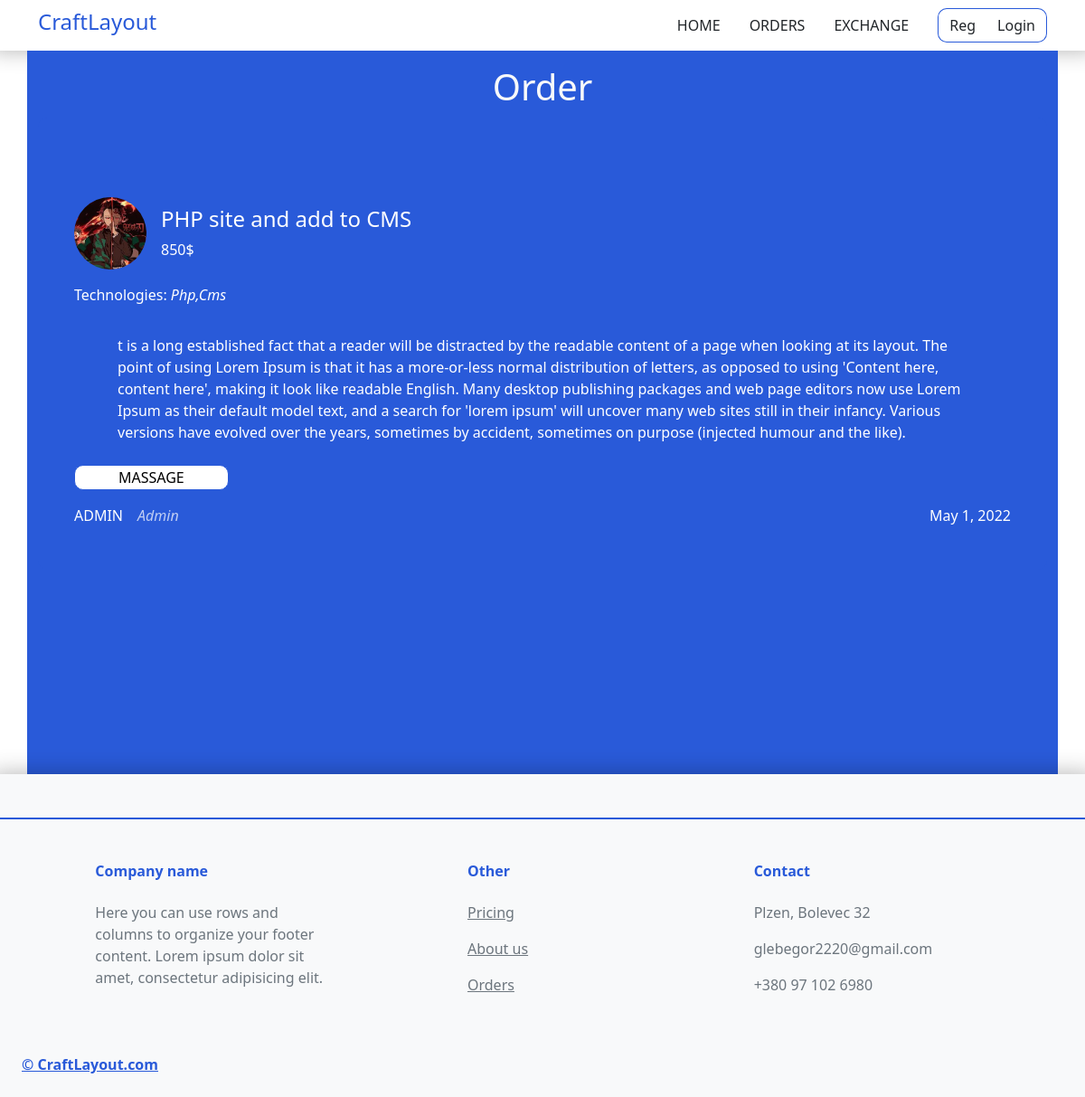
The app's page /exchange/2 with its own data.
### exchange/models.py (models this page shows, shortened)
class Exchange(models.Model):
    user = models.ForeignKey(User, on_delete=models.CASCADE)
    title = models.CharField(max_length=255)
    salary = models.CharField(default='Agreements' ,max_length=255)
    text = models.TextField()
    technologies = models.CharField(max_length=255, default=' ')
    date = models.DateField(default=timezone.now)
    id = models.AutoField(primary_key=True)

### users/models.py (models this page shows, shortened)
class Profile(models.Model):
    user = models.OneToOneField(User, on_delete=models.CASCADE)
    Avatar = models.ImageField(default='default.png', upload_to='avatarks')
    banner = models.ImageField(default='default.png', upload_to='banners')
    position = models.CharField(default='Developer', max_length=150)

### exchange/views.py (the view)
# urls.py: path('exchange/<int:id>', exchViews.OrderPage),
def OrderPage(request, id):
    orders = Exchange.objects.filter(pk=id)
    context = {'data': orders}
    return render(request, 'exchange/exchangeOrder.html', context)

### exchange/templates/exchange/exchangeOrder.html (shortened to what this page needs)
{% extends 'services/main-layout.html' %}
{% block content%}
<div style="min-height:800px;background: #295AD9;" class='container'>
    <h1 class="text-center pt-3 text-light">Order</h1>
            {% for order in data%}
            <div class='orderExchange pb-5'>
                <div class="d-flex align-items-center mt-5 pb-3">
                    <img style="width: 80px; border-radius: 50%;" src={{ order.user.profile.Avatar.url}}>
                    <div class="ms-3">
                        <div class="h4">{{ order.title}}</div>
                        <div class="">{{ order.salary}}</div>
                    </div>
                </div>
                <p class="techExchange">Technologies: <em class="">{{ order.technologies}}</em></p>
                <div class="py-3 px-5">{{ order.text}}</div>
                <div>
                    <a href={{ order.id }}><button class="btnExchange text-uppercase my-2 px-5">Massage</button></a>
                    <div class="d-flex  justify-content-between pt-2">
                        <div class="d-flex">
                            <div class="text-uppercase">{{ order.user}}</div>
                            <em class="ps-3" style="opacity: .7;">{{ order.user.profile.position}}</em>
                        </div>
                        <div class="">{{ order.date}}</div>
                    </div>
                </div>
            </div>
            {% endfor%}
        </div>
    </div>
{% endblock%}

### services/static/services/style.css (style rules this page uses)
body { margin: 0; font-family: 'Raleway', sans-serif; }
button { background-color: #fff; border: 1px solid #295AD9!important; border-radius: 10px!important; }
.orderExchange { width: 100%; margin: 10px 0 auto; color: white; padding: 40px; border-radius: 10px; background-color: #295AD9; }

### records on screen
Exchange: user.profile.Avatar (picture), title "PHP site and add to CMS", salary "850$", technologies "Php,Cms", text "t is a long established fact that a reader will be distracted by the readable content of a page when looking at its layout. The point of using Lorem Ipsum is that it has a more-or-less normal distribution of letters, as opposed to using 'Content here, content here', making it look like readable English. Many desktop publishing packages and web page editors now use Lorem Ipsum as their default model text, and a search for 'lorem ipsum' will uncover many web sites still in their infancy. Various versions have evolved over the years, sometimes by accident, sometimes on purpose (injected humour and the like).", user "ADMIN", user.profile.position "Admin", date "May 1, 2022"
